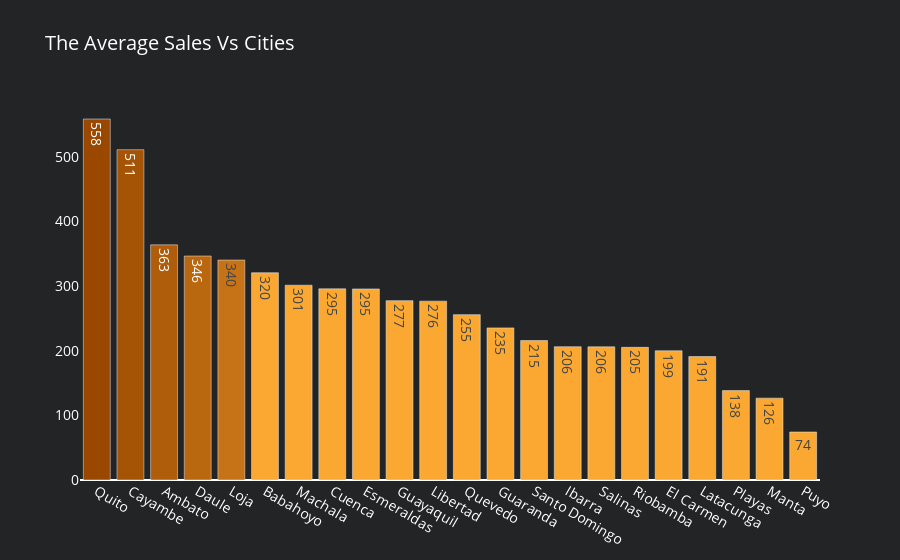

The notebook cell this image was saved under:
### Markdown cell above
### The Average Sales Vs Cities

### Code cell
df_city_sa = df_train1.groupby('city').agg({"sales" : "mean"}).reset_index().sort_values(by='sales', ascending=False)
df_city_sa['color'] = colors['level10']
df_city_sa['color'][:1] = colors['level1']
df_city_sa['color'][1:2] = colors['level2']
df_city_sa['color'][2:3] = colors['level3']
df_city_sa['color'][3:4] = colors['level4']
df_city_sa['color'][4:5] = colors['level5']

fig4 = go.Figure(data=[go.Bar(y=df_city_sa['sales'],
                             x=df_city_sa['city'], 
                             marker=dict(color= df_city_sa['color']),
                             name='State',
                             text=df_city_sa['sales'].astype(int),
                             textposition='auto',
                             hoverinfo='text',
                             hovertext=
                            '<b>City</b>:'+ df_city_sa['city'] +'<br>' +
                            '<b>Sales</b>:'+ df_city_sa['sales'].astype(int).astype(str) +'<br>' ,
                            # hovertemplate='Family: %{y}'+'<br>Sales: $%{x:.0f}'
                            )])
fig4.update_layout(title_text='The Average Sales Vs Cities',paper_bgcolor=colors['background'],plot_bgcolor=colors['background'],
                font=dict(
                size=14,
                color='white'))

fig4.update_yaxes(showgrid=False, categoryorder='total ascending')

### Figure 1 — Plotly figure (JSON) as saved in the notebook; plotly's stock layout.template omitted (floating-point values rounded to 4 significant figures)
{"data": [{"hoverinfo": "text", "hovertext": ["<b>City</b>:Quito<br><b>Sales</b>:558<br>", "<b>City</b>:Cayambe<br><b>Sales</b>:511<br>", "<b>City</b>:Ambato<br><b>Sales</b>:363<br>", "<b>City</b>:Daule<br><b>Sales</b>:346<br>", "<b>City</b>:Loja<br><b>Sales</b>:340<br>", "<b>City</b>:Babahoyo<br><b>Sales</b>:320<br>", "<b>City</b>:Machala<br><b>Sales</b>:301<br>", "<b>City</b>:Cuenca<br><b>Sales</b>:295<br>", "<b>City</b>:Esmeraldas<br><b>Sales</b>:295<br>", "<b>City</b>:Guayaquil<br><b>Sales</b>:277<br>", "<b>City</b>:Libertad<br><b>Sales</b>:276<br>", "<b>City</b>:Quevedo<br><b>Sales</b>:255<br>", "<b>City</b>:Guaranda<br><b>Sales</b>:235<br>", "<b>City</b>:Santo Domingo<br><b>Sales</b>:215<br>", "<b>City</b>:Ibarra<br><b>Sales</b>:206<br>", "<b>City</b>:Salinas<br><b>Sales</b>:206<br>", "<b>City</b>:Riobamba<br><b>Sales</b>:205<br>", "<b>City</b>:El Carmen<br><b>Sales</b>:199<br>", "<b>City</b>:Latacunga<br><b>Sales</b>:191<br>", "<b>City</b>:Playas<br><b>Sales</b>:138<br>", "<b>City</b>:Manta<br><b>Sales</b>:126<br>", "<b>City</b>:Puyo<br><b>Sales</b>:74<br>"], "marker": {"color": ["#9a4800", "#a55305", "#af5d0b", "#ba6810", "#c57316", "#faa831", "#faa831", "#faa831", "#faa831", "#faa831", "#faa831", "#faa831", "#faa831", "#faa831", "#faa831", "#faa831", "#faa831", "#faa831", "#faa831", "#faa831", "#faa831", "#faa831"]}, "name": "State", "text": [558, 511, 363, 346, 340, 320, 301, 295, 295, 277, 276, 255, 235, 215, 206, 206, 205, 199, 191, 138, 126, 74], "textposition": "auto", "type": "bar", "x": ["Quito", "Cayambe", "Ambato", "Daule", "Loja", "Babahoyo", "Machala", "Cuenca", "Esmeraldas", "Guayaquil", "Libertad", "Quevedo", "Guaranda", "Santo Domingo", "Ibarra", "Salinas", "Riobamba", "El Carmen", "Latacunga", "Playas", "Manta", "Puyo"], "y": [558.6, 511.1, 363.8, 346.6, 340.3, 320.7, 301.4, 295.8, 295.6, 277.5, 276.7, 255.8, 235.4, 215.8, 206.3, 206.1, 205.3, 200.0, 191.0, 138.3, 126.6, 74.28]}], "layout": {"font": {"color": "white", "size": 14}, "paper_bgcolor": "#232425", "plot_bgcolor": "#232425", "title": {"text": "The Average Sales Vs Cities"}, "yaxis": {"categoryorder": "total ascending", "showgrid": false}}}
